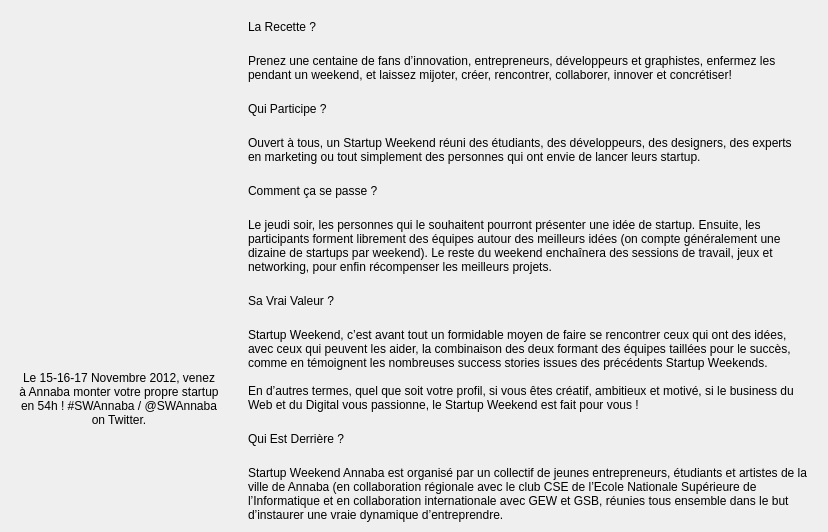
         <widget class="QWidget" name="Page_about">
          <layout class="QHBoxLayout" name="horizontalLayout_21">
           <property name="spacing">
            <number>20</number>
           </property>
           <property name="leftMargin">
            <number>10</number>
           </property>
           <property name="topMargin">
            <number>20</number>
           </property>
           <property name="rightMargin">
            <number>20</number>
           </property>
           <property name="bottomMargin">
            <number>10</number>
           </property>
           <item>
            <widget class="QFrame" name="verticalFrame_3">
             <property name="sizePolicy">
              <sizepolicy hsizetype="Fixed" vsizetype="Preferred">
               <horstretch>0</horstretch>
               <verstretch>0</verstretch>
              </sizepolicy>
             </property>
             <layout class="QVBoxLayout" name="verticalLayout_10">
              <item>
               <widget class="QLabel" name="label_7">
                <property name="sizePolicy">
                 <sizepolicy hsizetype="Preferred" vsizetype="Fixed">
                  <horstretch>0</horstretch>
                  <verstretch>0</verstretch>
                 </sizepolicy>
                </property>
                <property name="minimumSize">
                 <size>
                  <width>0</width>
                  <height>250</height>
                 </size>
                </property>
                <property name="maximumSize">
                 <size>
                  <width>200</width>
                  <height>250</height>
                 </size>
                </property>
                <property name="text">
                 <string/>
                </property>
                <property name="pixmap">
                 <pixmap resource="resources.qrc">:/images/swannaba-bundle.png</pixmap>
                </property>
                <property name="alignment">
                 <set>Qt::AlignCenter</set>
                </property>
               </widget>
              </item>
              <item>
               <widget class="QLabel" name="label_8">
                <property name="maximumSize">
                 <size>
                  <width>200</width>
                  <height>16777215</height>
                 </size>
                </property>
                <property name="text">
                 <string>Le 15-16-17 Novembre 2012, venez à Annaba monter votre propre startup en 54h ! #SWAnnaba / @SWAnnaba on Twitter.</string>
                </property>
                <property name="alignment">
                 <set>Qt::AlignCenter</set>
                </property>
                <property name="wordWrap">
                 <bool>true</bool>
                </property>
               </widget>
              </item>
             </layout>
            </widget>
           </item>
           <item>
            <layout class="QVBoxLayout" name="verticalLayout_7">
             <item>
              <widget class="QLabel" name="recette">
               <property name="text">
                <string>La Recette ?</string>
               </property>
              </widget>
             </item>
             <item>
              <widget class="QLabel" name="label_10">
               <property name="text">
                <string>Prenez une centaine de fans d’innovation, entrepreneurs, développeurs et graphistes, enfermez les pendant un weekend, et laissez mijoter, créer, rencontrer, collaborer, innover et concrétiser!</string>
               </property>
               <property name="wordWrap">
                <bool>true</bool>
               </property>
              </widget>
             </item>
             <item>
              <widget class="QLabel" name="participe">
               <property name="text">
                <string>Qui Participe ?</string>
               </property>
              </widget>
             </item>
             <item>
              <widget class="QLabel" name="label_14">
               <property name="text">
                <string>Ouvert à tous, un Startup Weekend réuni des étudiants, des développeurs, des designers, des experts en marketing ou tout simplement des personnes qui ont envie de lancer leurs startup.</string>
               </property>
               <property name="wordWrap">
                <bool>true</bool>
               </property>
              </widget>
             </item>
             <item>
              <widget class="QLabel" name="comment">
               <property name="text">
                <string>Comment ça se passe ?</string>
               </property>
              </widget>
             </item>
             <item>
              <widget class="QLabel" name="label_16">
               <property name="text">
                <string>Le jeudi soir, les personnes qui le souhaitent pourront présenter une idée de startup. Ensuite, les participants forment librement des équipes autour des meilleurs idées (on compte généralement une dizaine de startups par weekend). Le reste du weekend enchaînera des sessions de travail, jeux et networking, pour enfin récompenser les meilleurs projets.</string>
               </property>
               <property name="wordWrap">
                <bool>true</bool>
               </property>
              </widget>
             </item>
             <item>
              <widget class="QLabel" name="valeur">
               <property name="text">
                <string>Sa Vrai Valeur ?</string>
               </property>
              </widget>
             </item>
             <item>
              <widget class="QLabel" name="label_20">
               <property name="text">
                <string>Startup Weekend, c’est avant tout un formidable moyen de faire se rencontrer ceux qui ont des idées, avec ceux qui peuvent les aider, la combinaison des deux formant des équipes taillées pour le succès, comme en témoignent les nombreuses success stories issues des précédents Startup Weekends.

En d’autres termes, quel que soit votre profil, si vous êtes créatif, ambitieux et motivé, si le business du Web et du Digital vous passionne, le Startup Weekend est fait pour vous !</string>
               </property>
               <property name="wordWrap">
                <bool>true</bool>
               </property>
              </widget>
             </item>
             <item>
              <widget class="QLabel" name="derriere">
               <property name="text">
                <string>Qui Est Derrière ?</string>
               </property>
              </widget>
             </item>
             <item>
              <widget class="QLabel" name="label_22">
               <property name="text">
                <string>Startup Weekend Annaba est organisé par un collectif de jeunes entrepreneurs, étudiants et artistes de la ville de Annaba (en collaboration régionale avec le club CSE de l’Ecole Nationale Supérieure de l’Informatique et en collaboration internationale avec GEW et GSB, réunies tous ensemble dans le but d’instaurer une vraie dynamique d’entreprendre.</string>
               </property>
               <property name="wordWrap">
                <bool>true</bool>
               </property>
              </widget>
             </item>
            </layout>
           </item>
          </layout>
         </widget>
